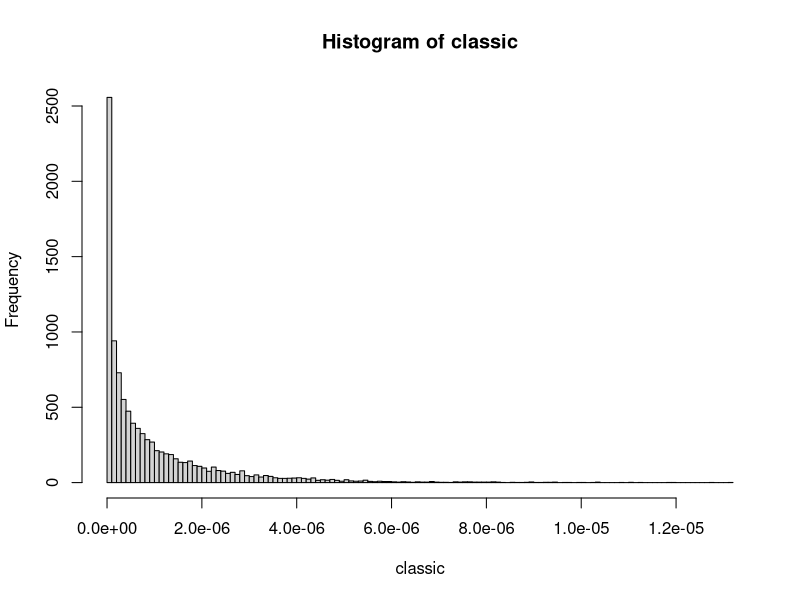
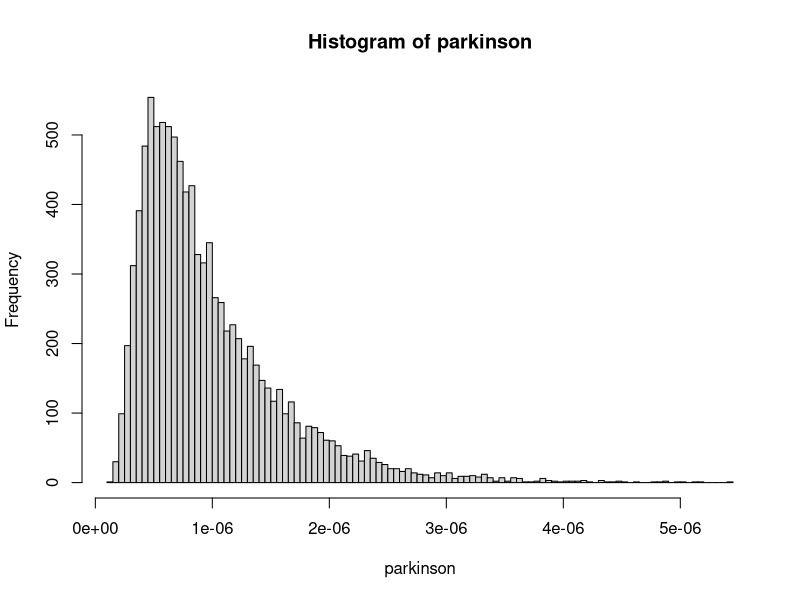
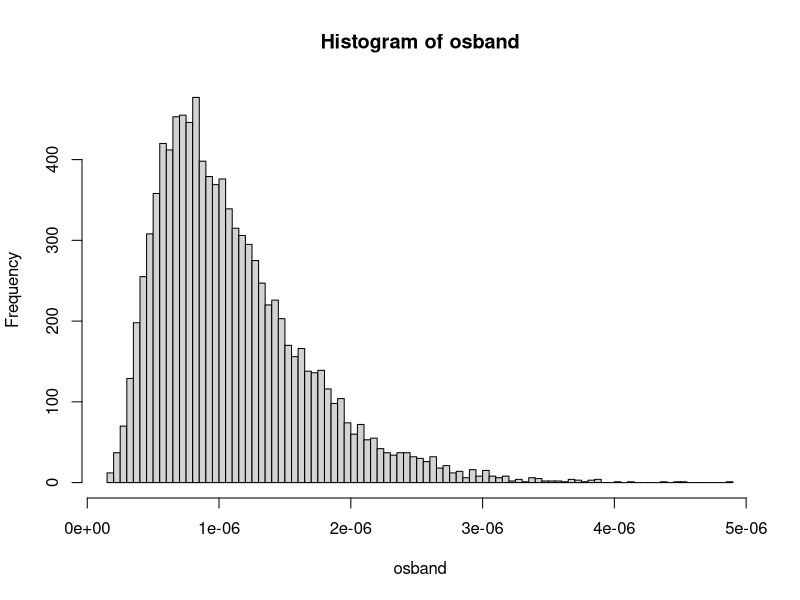
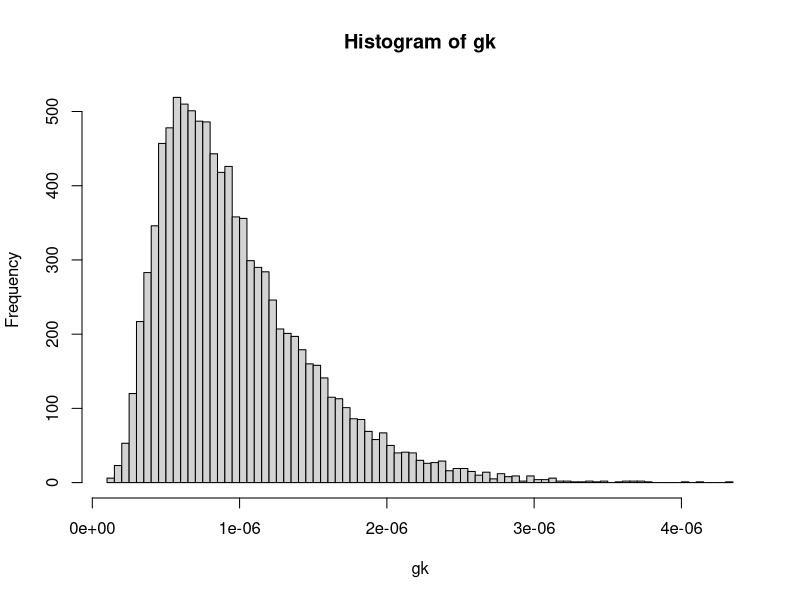
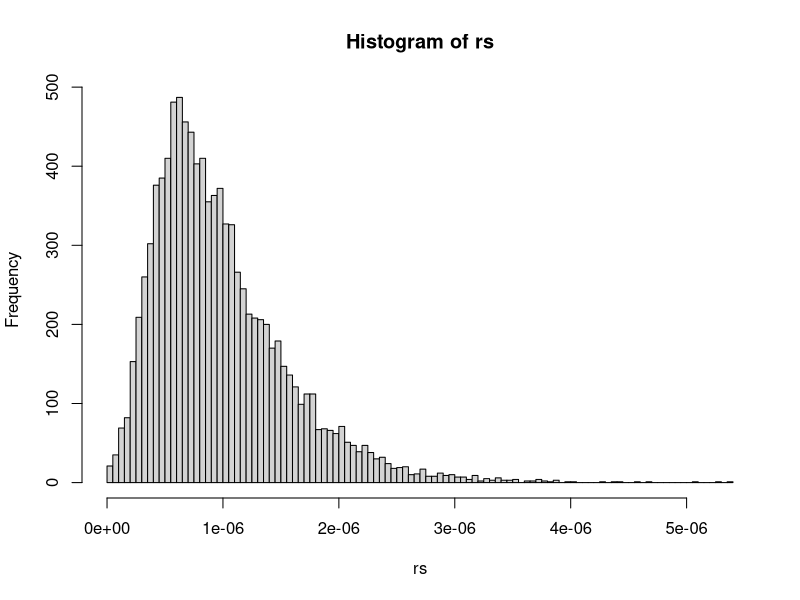

Write R code to recreate these figures, in order. (Note: this script raises an error after producing the figures.)
#
#
#
library(ggplot2)
library(xts)
library(reshape)

rm(list=ls())

n         <- 10000
max.i     <- 10000
classic   <- rep(0, max.i)
parkinson <- rep(0, max.i)
osband    <- rep(0, max.i)
gk        <- rep(0, max.i)
rs        <- rep(0, max.i)


for (i in 1:max.i) {
  x            <- cumsum(rnorm(n, mean = 0.0000, sd = 0.001))
  x            <- exp(x)
  classic[i]   <- (log(x[n]) - log(x[1])) ^ 2 * 1 / n
  parkinson[i] <- (log(max(x) / min(x))) ^ 2 * (1 / (4 * log(2)) / n)
  osband[i]    <- ((0.84 * log(max(x) / min(x)) - 
                      0.39 * abs((log(x[n]) - log(x[1])))) / sqrt(n)) ^ 2
  gk[i]        <- (0.5 * (log(max(x) / min(x))) ^ 2 -
                     (2 * log(2) - 1) * log(x[n] / x[1]) ^ 2) / n
  rs[i]        <- (
    log(max(x) / x[1]) * 
    (log(max(x) / x[1] ) - log(x[n] / x[1])) +
    log(min(x) / x[1]) * 
    (log(min(x) / x[1] ) - log(x[n] / x[1]))
  ) / n
}

# 1.
# klasyczny estymator wariancji
mean(classic)
hist(classic, 100)
sd.classic <- sd(classic)
sd.classic

# 2.
# rangowy estymator wariancji
mean(parkinson)
hist(parkinson, 100)
sd.parkinson <- sd(parkinson)
sd.parkinson

# 3.
# estymator znaleziony w Osband "Rootless vol"
mean(osband)
hist(osband, 100)
sd.osband <- sd(osband)
sd.osband

# 4.
# estymator Garmana-Klassa (1980)
mean(gk)
hist(gk, 100)
sd.gk <- sd(gk)
sd.gk

# 5.
# estymator Rogersa-Stachella (1991)
mean(rs)
hist(rs, 100)
sd.rs <- sd(rs)
sd.rs


# efficiency
(sd.classic ^ 2 - sd.parkinson ^ 2) / sd.classic ^ 2
(sd.classic ^ 2 - sd.osband ^ 2)    / sd.classic ^ 2
(sd.classic ^ 2 - sd.gk ^ 2)        / sd.classic ^ 2
(sd.classic ^ 2 - sd.rs ^ 2)        / sd.classic ^ 2

sd.parkinson/sd.classic
sd.osband/sd.classic
sd.gk/sd.classic
sd.rs/sd.classic



mean(classic)
mean(parkinson)
mean(osband)
mean(gk)
mean(rs)

sd.classic
sd.parkinson
sd.osband
sd.gk
sd.rs


# densities
xmax <- 0.000005
ymax <- 1200000

data <- c(classic, parkinson, osband, gk, rs)
data <- data.frame(data)
str(data)
names(data) <- 'x'
data$estymator[(0 * max.i + 1) : (1 * max.i)] <- 1
data$estymator[(1 * max.i + 1) : (2 * max.i)] <- 2
data$estymator[(2 * max.i + 1) : (3 * max.i)] <- 3
data$estymator[(3 * max.i + 1) : (4 * max.i)] <- 4
data$estymator[(4 * max.i + 1) : (5 * max.i)] <- 5
data$estymator <- factor(data$estymator, levels = c(1:5), 
                   labels = c("classic        ",
                              "parkinson      ",
                              "osband         ",
                              "garman-klass   ",
                              "rogers-satchell"))

tmp.data <- data[as.numeric(data$estymator) %in% c(1),]
p <- qplot(x, data=tmp.data, geom="density", 
           xlim = c(0, xmax),
           ylim = c(0, ymax),
           fill = estymator, alpha = I(0.2)) +
  geom_vline(aes(xintercept = 0.000001))
#print(p)
ggsave(filename = "docs/moja.prezentacja/img/plot1.pdf", plot = p, 
       width = 12, height = 6)

tmp.data <- data[as.numeric(data$estymator) %in% c(1, 2),]
p <- qplot(x, data=tmp.data, geom="density", 
           xlim = c(0, xmax),
           ylim = c(0, ymax),
           fill = estymator, alpha = I(0.2)) +
  geom_vline(aes(xintercept = 0.000001))
#print(p)
ggsave(filename = "docs/moja.prezentacja/img/plot2.pdf", plot = p, 
       width = 12, height = 6)

tmp.data <- data[as.numeric(data$estymator) %in% c(1, 2, 3),]
p <- qplot(x, data=tmp.data, geom="density", 
           xlim = c(0, xmax),
           ylim = c(0, ymax),
           fill = estymator, alpha = I(0.2)) +
  geom_vline(aes(xintercept = 0.000001))
#print(p)
ggsave(filename = "docs/moja.prezentacja/img/plot3.pdf", plot = p, 
       width = 12, height = 6)



tmp.data <- data[as.numeric(data$estymator) %in% c(1, 2, 3, 4),]
p <- qplot(x, data=tmp.data, geom="density", 
           xlim = c(0, xmax),
           ylim = c(0, ymax),
           fill = estymator, alpha = I(0.2)) +
  geom_vline(aes(xintercept = 0.000001))
#print(p)
ggsave(filename = "docs/moja.prezentacja/img/plot4.pdf", plot = p, 
       width = 12, height = 6)


tmp.data <- data[as.numeric(data$estymator) %in% c(1, 2, 3, 4, 5),]
p <- qplot(x, data=tmp.data, geom="density", 
           xlim = c(0, xmax),
           ylim = c(0, ymax),
           fill = estymator, alpha = I(0.2)) +
  geom_vline(aes(xintercept = 0.000001))
#
print(p)
ggsave(filename = "docs/moja.prezentacja/img/plot5.pdf", plot = p, 
       width = 12, height = 6)
